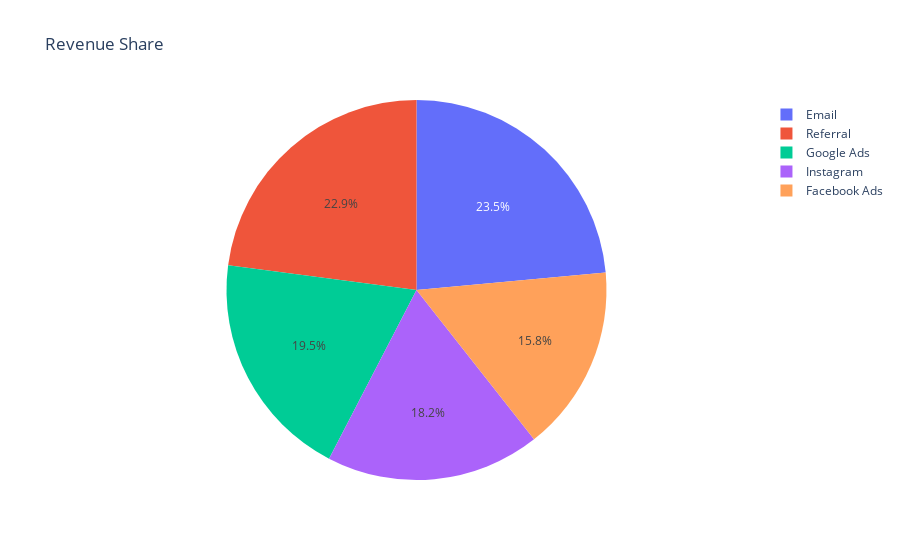

The cell this chart's notebook holds for it:
### Code cell
fig = px.pie(revenue_by_channel, values='Revenue', names='Marketing Channel', title='Revenue Share')
fig.show()

### Figure 1 — Plotly figure (JSON) as saved in the notebook; plotly's stock layout.template omitted (floating-point values rounded to 4 significant figures)
{"data": [{"domain": {"x": [0, 1], "y": [0, 1]}, "hovertemplate": "Marketing Channel=%{label}<br>Revenue=%{value}<extra></extra>", "labels": ["Email", "Facebook Ads", "Google Ads", "Instagram", "Referral"], "legendgroup": "", "name": "", "showlegend": true, "type": "pie", "values": [95740.0, 64460.0, 79220.0, 74130.0, 93190.0]}], "layout": {"legend": {"tracegroupgap": 0}, "title": {"text": "Revenue Share"}}}
